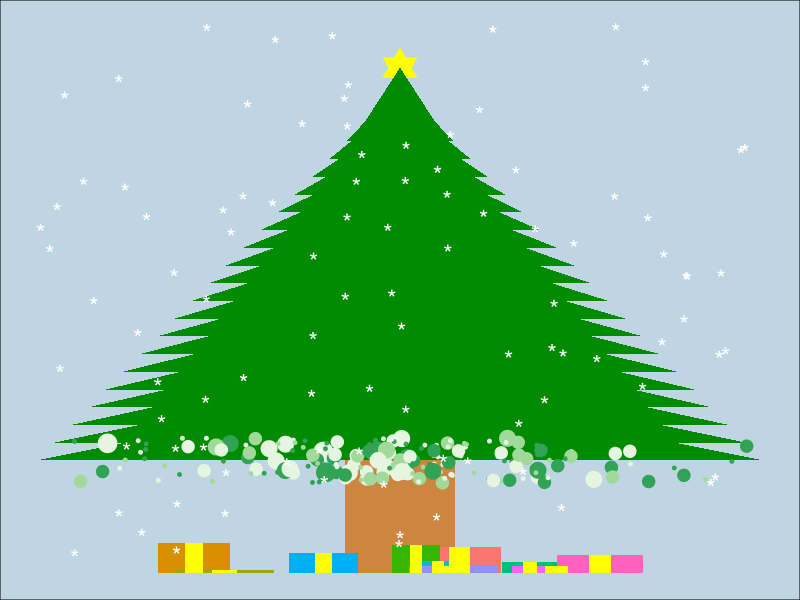

Reproduce this figure in R.
library(tidyverse)
data = data.frame(x=seq(-5, 5), y=0:10)
snow = data.frame(x=runif(100,-5,5), y=runif(100,0,10))
layer = 20
triangles = data.frame(
  group = rep(seq(1, layer), 3),
  pointx= c(seq(min(data$x), mean(data$x)-0.5, length.out=layer), 
            rep(0,layer),
            seq(max(data$x), mean(data$x+0.5), length.out=layer)),
  pointy= c(seq(min(data$y) +2, max(data$y)-2, length.out=layer), 
            seq(min(data$y) +3,max(data$y)-1, length.out=layer+1)[-1], 
            seq(min(data$y) +2, max(data$y)-2, length.out=layer))
            )
pres_xposition = rnorm(10,0,2)
pres_width = runif(10,0.3,0.7)
pres_height = runif(10,0,1)
  
present = data.frame(
    group = seq(1,10),
    x_min= pres_xposition-pres_width, 
    x_max= pres_xposition+pres_width, 
    y_min= rep(0,10),
    y_max= pres_height,
    x_min_rib = pres_xposition - pres_width/4,
    x_max_rib = pres_xposition + pres_width/4
  )
x = NULL
list_value = list(NULL)
list_layer_x = list(NULL)
list_layer_y= list(NULL)
  
for (i in 1:layer) {
    j = (layer:1)[1]
    x = runif(j,
              triangles[which(triangles$group==i), 2][1],
              triangles[which(triangles$group==i), 2][3])
    list_layer_x[[length(list_layer_x) +1]] <- rep(i,j)
    list_layer_y[[length(list_layer_y) +1]] <- rep(triangles[which(triangles$group==1), 3][1],j) 
    list_value[[length(list_value) +1]] <- x
      }
  
ornaments = data.frame(
    layer = unlist(list_layer_x),
    x_position = unlist(list_value),
    y_position = unlist(list_layer_y),
    size = rpois (length(unlist(list_layer_y)),0.5)+1,
    color = sample(c('red', 'blue', 'yellow'), length(unlist(list_layer_y)), replace = T)
       )
  
rand_drop = sample (1:dim(ornaments)[1], round(dim(ornaments)[1]/2, digits = 0), replace = F)
  
ggplot() +
  geom_rect(data=data, aes(xmin=mean(x)-0.75, xmax=mean(x) +0.75, ymin=min (y), ymax=max (y)-7), fill='tan3') + 
  annotate('point', x = 0, y = max(triangles$pointy), shape=24, fill='yellow',size=8, color='yellow') + 
  annotate('point', x = 0, y = max(triangles$pointy), shape=25, fill='yellow',size=8, color='yellow') + 
  geom_polygon(data=triangles, aes(x=pointx, y=pointy, group=group), fill='green4')+
  geom_jitter(data=ornaments[rand_drop, ], aes(x=x_position, y=y_position, size=size, color=color))+ 
  scale_color_brewer(palette = 'Y1Gn')+
  geom_rect(data=present, aes(xmin=x_min, xmax=x_max, ymin=y_min, ymax=y_max, fill=factor (group)))+ 
  geom_rect(data=present, aes(xmin=x_min_rib, xmax=x_max_rib, ymin=y_min, ymax=y_max), fill='yellow') + 
  geom_point(data=snow, aes(x=x, y=y), shape='*', color="white", size=6)+
  theme_void()+
  theme(legend.position= 'none',
      panel.background = element_rect(fill="#BFD5E3"))
#ggsave('cs_tree.jpeg', dpi=300, width=5, height = 5)


